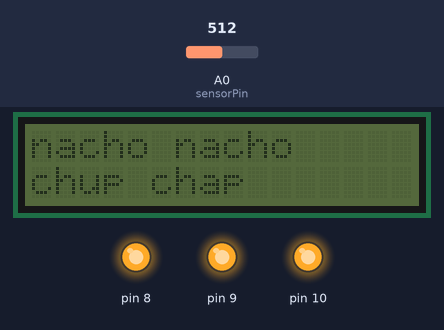
The sketch below on a simulated Arduino Uno, built with avr-gcc and run on an emulated ATmega328P. Shown: 16×2 character LCD, output pins drawn as LEDs (lit = HIGH). The inputs (shaded band) are chosen by the test bench; at power-on: A0 (sensorPin) = 512. What the sketch prints to the serial monitor is not drawn.

Above: at 0.1 s.
3.3 s: A0 (sensorPin) set to 659
9.0 s: A0 (sensorPin) set to 682
At 10.2 s:
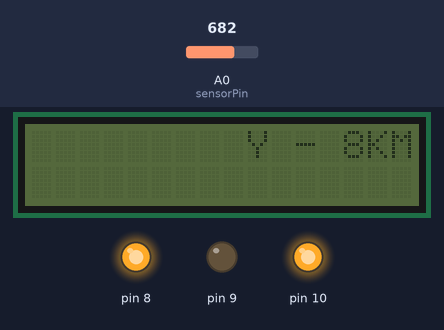
14.7 s: A0 (sensorPin) set to 1010
At 16.1 s:
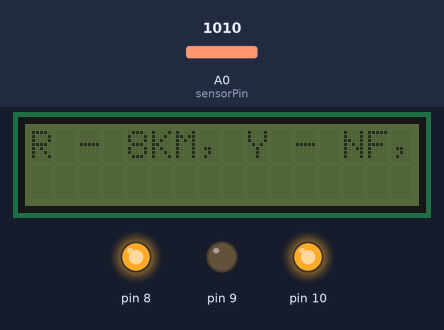
20.2 s: A0 (sensorPin) set to 992
25.8 s: A0 (sensorPin) set to 1023
At 29.1 s:
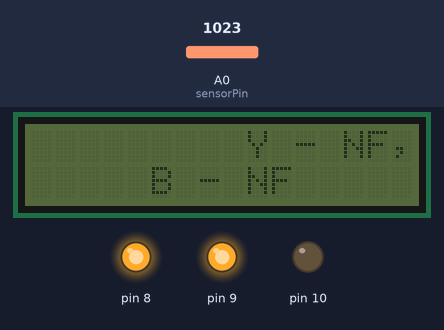
31.4 s: A0 (sensorPin) set to 900
At 34.9 s:
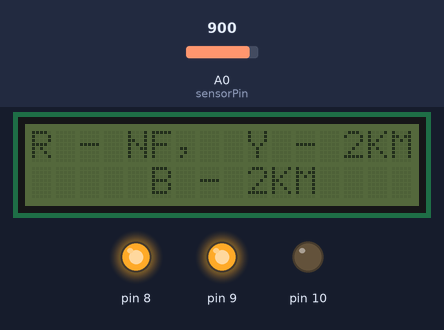
Timing chart, 0 to 46.3 s (numbered marks = the images above; inputs shaded):
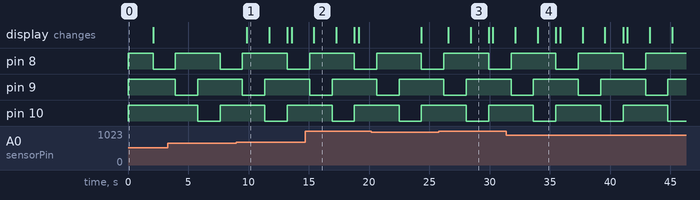

The sketch:

sucfd.ino
```cpp
#include <Wire.h>
#include <LiquidCrystal_I2C.h>

// Set the LCD address to 0x27 for a 16 chars and 2 line display
LiquidCrystal_I2C lcd(0x27, 16, 2);
int sensorPin = A0; // select the input pin for ldr
int sensorValue = 0; // variable to store the value coming from the sensor
void setup() {
 pinMode(8, OUTPUT);
 pinMode(9, OUTPUT);
 pinMode(10, OUTPUT);

 digitalWrite(8, HIGH);
 digitalWrite(9, HIGH);
 digitalWrite(10, HIGH);

Serial.begin(9600); //sets serial port for communication
lcd.init();
 lcd.print("nacho nacho");
 lcd.setCursor(0, 1);
 lcd.print("chup chap");
 delay(1000);
 delay(1000);

}
void loop()
{
lcd.clear();
 digitalWrite(8, LOW);
 digitalWrite(9, HIGH);
 digitalWrite(10, HIGH);
 delay(350);

sensorValue = analogRead(sensorPin); // read the value from the sensor
Serial.println(sensorValue); //prints the values coming from the sensor on the screen
if( (sensorValue >= 1000) )
{
 lcd.setCursor(0, 0);
 lcd.print("R - NF,") ;
 Serial.print("R - NF,") ;
}
 else if( (sensorValue >= 890) && (sensorValue <= 920) )
{
Serial.print("R - 2KM,") ;
 lcd.setCursor(0, 0);
 lcd.print("R - 2KM,") ;
}
 else if( (sensorValue >= 870) && (sensorValue <= 880) )
{
Serial.print("R - 4KM,") ;
 lcd.setCursor(0, 0);
 lcd.print("R - 4KM,") ;
}
 else if( (sensorValue >= 800) && (sensorValue <= 825) )
{
Serial.print("R - 6KM,") ;
 lcd.setCursor(0, 0);
 lcd.print("R - 6KM,") ;
}
 else if( (sensorValue >= 670) && (sensorValue <= 688) )
{
Serial.print("R - 8KM,") ;
 lcd.setCursor(0, 0);
 lcd.print("R - 8KM,") ;
}
delay(1500);
digitalWrite(8, HIGH);
 digitalWrite(9, LOW);
 digitalWrite(10, HIGH);
 delay(350);

sensorValue = analogRead(sensorPin); // read the value from the sensor
Serial.println(sensorValue); //prints the values coming from the sensor on the screen
if( (sensorValue >= 1000) )
{
 Serial.print("Y - NF") ;
 lcd.setCursor(8, 0);
 lcd.print(" Y - NF,") ;
}
 else if( (sensorValue >= 890) && (sensorValue <= 920) )
{
 lcd.setCursor(8, 0);
Serial.print("Y - 2KM,") ;
 lcd.print(" Y - 2KM,") ;
}
 else if( (sensorValue >= 870) && (sensorValue <= 880) )
{
Serial.print("Y - 4KM,") ;
lcd.setCursor(8, 0);
 lcd.print(" Y - 4KM,") ;
}
 else if( (sensorValue >= 800) && (sensorValue <= 825) )
{
Serial.print("Y - 6KM,") ;
lcd.setCursor(8, 0);
 lcd.print(" Y - 6KM,") ;
}
 else if( (sensorValue >= 670) && (sensorValue <= 688) )
{
Serial.print("Y - 8KM,") ;
lcd.setCursor(8, 0);
 lcd.print(" Y - 8KM,") ;
}
delay(1500);
digitalWrite(8, HIGH);
 digitalWrite(9, HIGH);
 digitalWrite(10, LOW);
 delay(350);
sensorValue = analogRead(sensorPin); // read the value from the sensor
Serial.println(sensorValue); //prints the values coming from the sensor on the screen
if( (sensorValue >= 1000) )
{
 lcd.setCursor(5, 1);
 Serial.println("B - NF") ;
 lcd.print("B - NF") ;
}
 else if( (sensorValue >= 890) && (sensorValue <= 920) )
{
Serial.println("B - 2KM") ;
lcd.setCursor(5, 1);
 lcd.print("B - 2KM") ;
}
 else if( (sensorValue >= 870) && (sensorValue <= 880) )
{
Serial.println("B - 4KM") ;
lcd.setCursor(5, 1);
 lcd.print("B - 4KM") ;
}
 else if( (sensorValue >= 800) && (sensorValue <= 825) )
{
Serial.println("B - 6KM") ;
lcd.setCursor(5, 1);
 lcd.print("B - 6KM") ;
}
 else if( (sensorValue >= 670) && (sensorValue <= 688) )
{
Serial.println("B - 8KM") ;
lcd.setCursor(5, 1);
 lcd.print("B - 8KM") ;
}
delay(1500);
}
```

Measured:
- the behaviour switches between 669 and 670 on A0 (sensorPin) (found by bisection; images 0 and 1)
- after the input at 9.0 s, the display: changes after 0.85 s (image 1)
- after the input at 14.7 s, the display: changes after 0.73 s (image 2)
- after the input at 25.8 s, the display: first changes after 0.76 s (image 3 shows a later state)
- after the input at 31.4 s, the display: first changes after 0.73 s (image 4 shows a later state)
- by itself, pin 8–10: alternates HIGH for 3.7 s and LOW for 1.9 s
- what the display in image 1 shows lasts 1.9 s, from 9.8 s to 11.7 s
